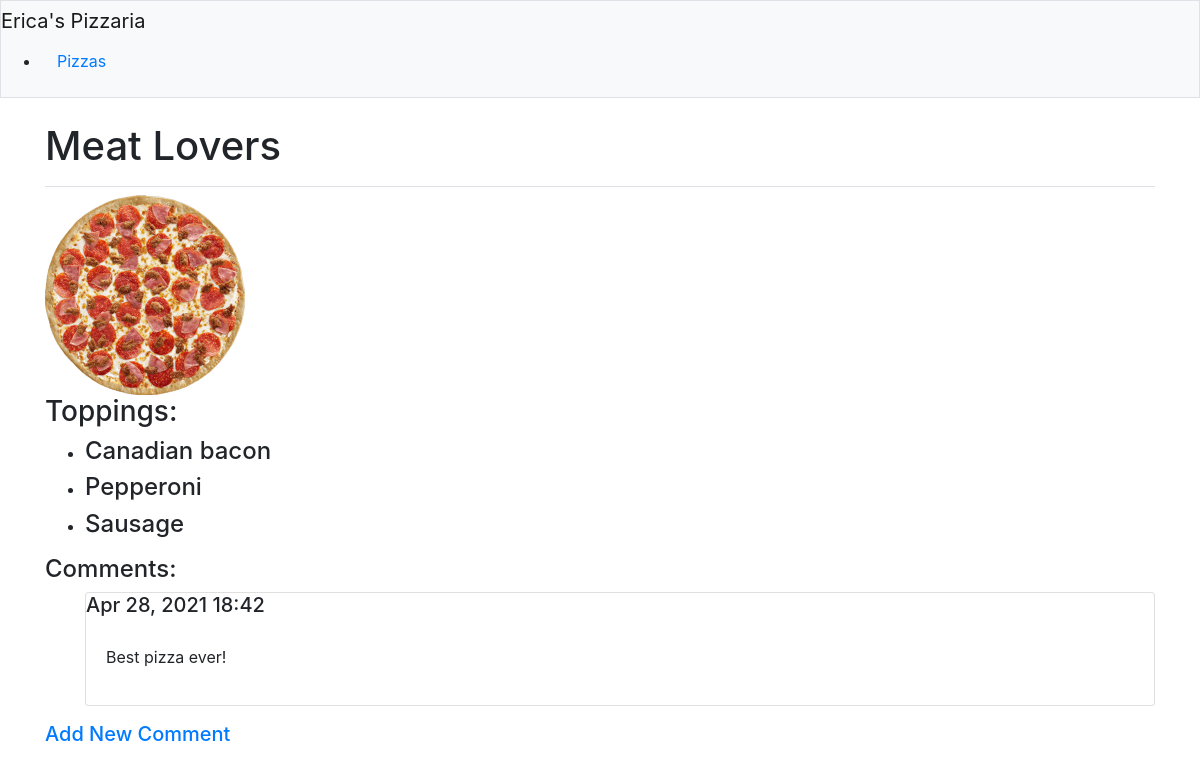
Page /toppings/3/ on the committed database.
### pizzas/models.py (models this page shows, shortened)
class Pizza(models.Model):
    name = models.CharField(max_length = 100)
    def __str__(self):
        return self.name

class Topping(models.Model):
    pizza = models.ForeignKey(Pizza, on_delete = models.CASCADE)
    name = models.CharField(max_length = 50)

class Comment(models.Model):
    pizza = models.ForeignKey(Pizza,on_delete=models.CASCADE)
    text = models.TextField()
    date_added = models.DateTimeField(auto_now_add=True)

### pizzas/views.py (the view)
# urls.py: path('toppings/<int:pizza_id>/',views.toppings,name='toppings'),
def toppings(request,pizza_id):
    pizza = Pizza.objects.get(id=pizza_id)
    toppings = pizza.topping_set.order_by('name')
    comment = pizza.comment_set.order_by('date_added')
    context = {'pizza':pizza, 'toppings':toppings, 'comment':comment}
    return render(request,'pizzas/toppings.html',context)

### pizzas/templates/pizzas/toppings.html
{% extends "pizzas/base.html" %}
{% block page_header %}
<h1>{{ pizza }}</h1>
{% endblock page_header %}
{% block content %}
{% load static %}
{% if pizza.id == 1 %}
<img src="{% static 'pizzas/images/cheesepizza.png' %}">
{% elif pizza.id == 2 %}
<img src="{% static 'pizzas/images/pepperonipizza.png' %}">
{% elif pizza.id == 3 %}
<img src="{% static 'pizzas/images/meatloverspizza.png' %}">
{% else %}
<img src="{% static 'pizzas/images/hawaiianpizza.png' %}">
{% endif %}
<h3>Toppings:</h3>
<ul>
    {% for t in toppings %}
    <li>
        <h4>
            {{ t.name }}
        </h4>
    </li>
    {% empty %}
    <li>
        <h4>No toppings have been added yet.</h4>
    </li>
    {% endfor %}
</ul>
<h4>Comments:</h4>
<ul>
    {% for c in comment %}
    <div class="card mb-3">
        <h5 class+"card-header">
            {{ c.date_added|date:'M d, Y H:i' }}
        </h5>
        <div class="card-body">
            {{ c.text|linebreaks }}
        </div>
    </div>
    {% empty %}
    <p>There are no comments for this pizza.</p>
    {% endfor %}
</ul>
<h5><a href="{% url 'pizzas:new_comment' pizza.id %}">Add New Comment</a></h5>
{% endblock content %}

### rows in the picture
Pizza: name "Meat Lovers"
Topping: name "Canadian bacon"
Topping: name "Pepperoni"
Topping: name "Sausage"
Comment: date_added "Apr 28, 2021 18:42", text "Best pizza ever!"
